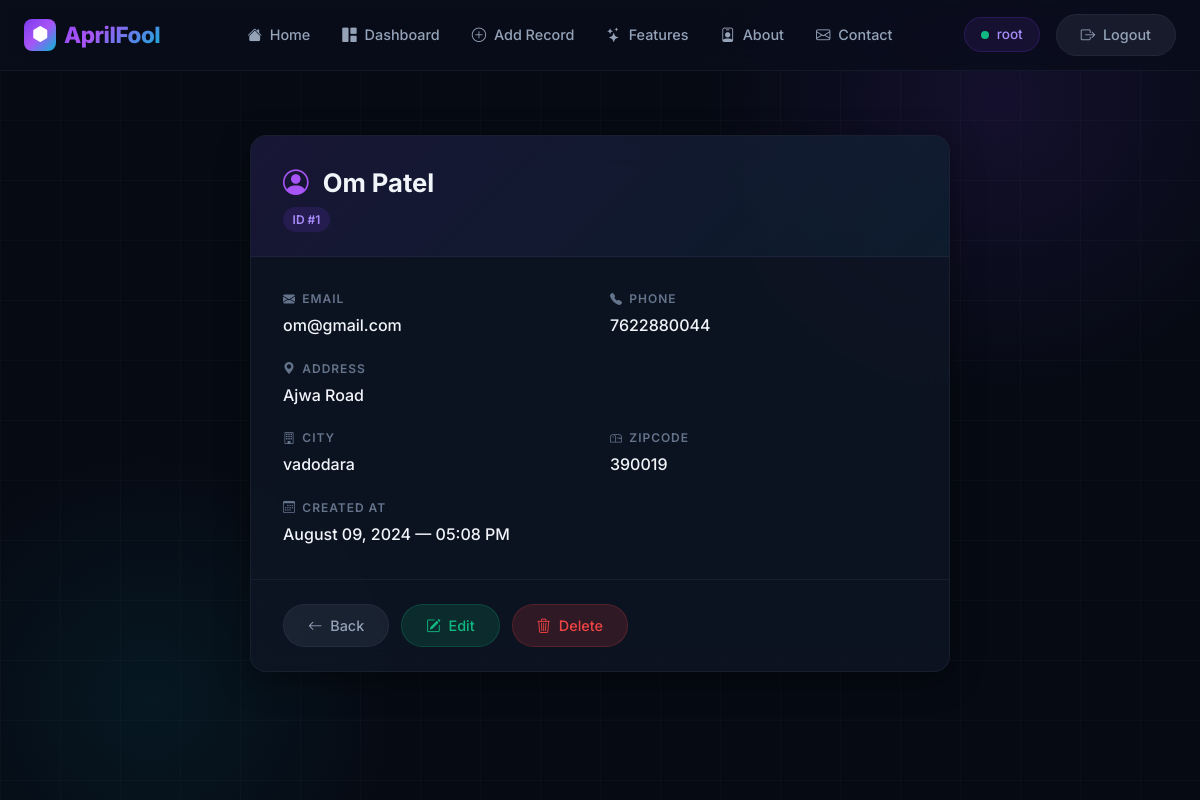
The page /record/1 (signed in) on the database as committed earlier.
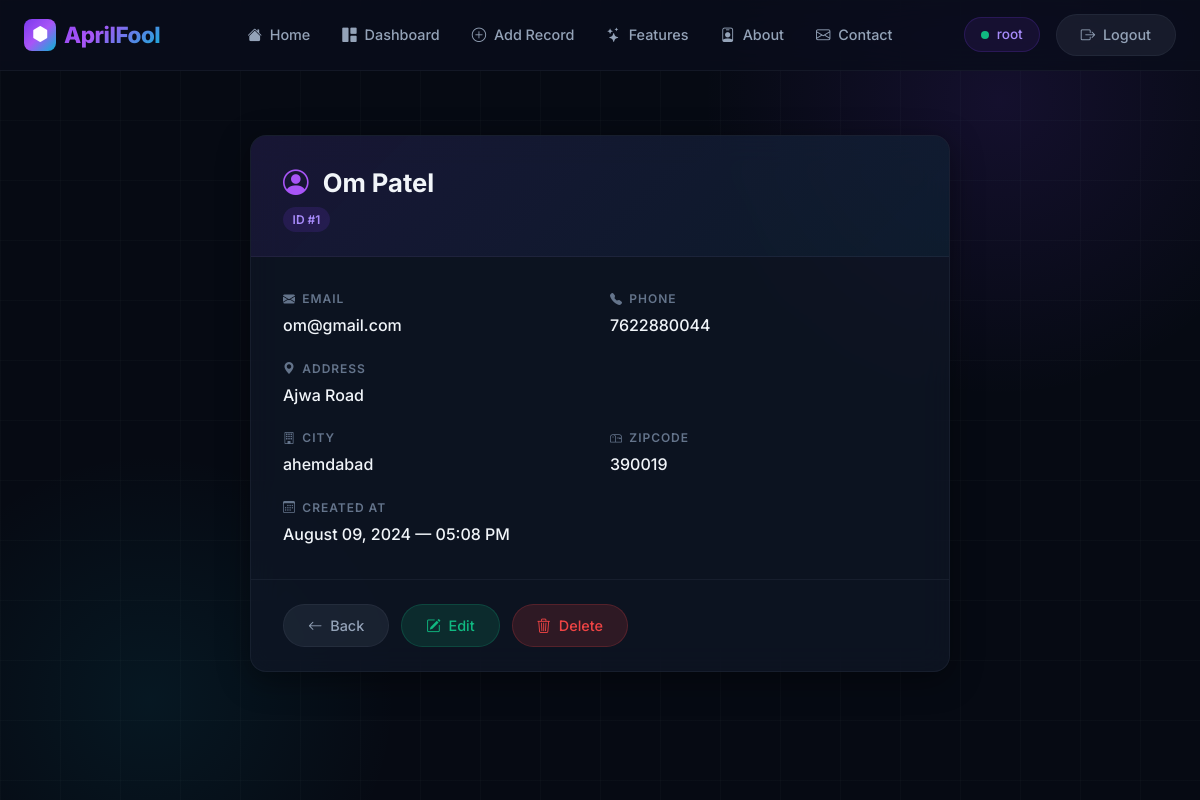
The same page on the database as committed later.
### website/models.py (models this page shows, shortened)
class Record(models.Model):
    created_at = models.DateTimeField(auto_now_add=True)
    first_name = models.CharField(max_length=100)
    last_name =models.CharField(max_length=100)
    email = models.CharField(max_length=100)
    phone_number = models.CharField(max_length=10)
    address =models.CharField(max_length=100)
    city =models.CharField(max_length=50)
    zipcode =models.CharField(max_length=6)

### website/views.py (the view)
# urls.py: path('record/<int:pk>', views.customer_record, name='record'),
def customer_record(request, pk):
    if request.user.is_authenticated:
        try:
            customer_record = Record.objects.get(id=pk)
            return render(request, 'record.html', {'customer_record': customer_record})
        except Record.DoesNotExist:
            messages.error(request, 'Record not found.')
            return redirect('home')
    else:
        messages.error(request, 'You must be logged in to view records.')
        return redirect('home')

### website/templates/record.html
{% extends 'base.html' %}
{% block content %}
<div class="nexus-record-detail">
    <div class="nexus-card">
        <div class="detail-header">
            <h1>
                <i class="bi bi-person-circle me-2" style="color: var(--accent-mid);"></i>
                {{ customer_record.first_name }} {{ customer_record.last_name }}
            </h1>
            <span class="detail-id">ID #{{ customer_record.id }}</span>
        </div>
        <div class="nexus-detail-grid">
            <div class="nexus-detail-item">
                <span class="item-label">
                    <i class="bi bi-envelope-fill"></i> Email
                </span>
                <span class="item-value">{{ customer_record.email }}</span>
            </div>
            <div class="nexus-detail-item">
                <span class="item-label">
                    <i class="bi bi-telephone-fill"></i> Phone
                </span>
                <span class="item-value">{{ customer_record.phone_number }}</span>
            </div>
            <div class="nexus-detail-item full-width">
                <span class="item-label">
                    <i class="bi bi-geo-alt-fill"></i> Address
                </span>
                <span class="item-value">{{ customer_record.address }}</span>
            </div>
            <div class="nexus-detail-item">
                <span class="item-label">
                    <i class="bi bi-building"></i> City
                </span>
                <span class="item-value">{{ customer_record.city }}</span>
            </div>
            <div class="nexus-detail-item">
                <span class="item-label">
                    <i class="bi bi-mailbox"></i> Zipcode
                </span>
                <span class="item-value">{{ customer_record.zipcode }}</span>
            </div>
            <div class="nexus-detail-item full-width">
                <span class="item-label">
                    <i class="bi bi-calendar3"></i> Created At
                </span>
                <span class="item-value">{{ customer_record.created_at|date:"F d, Y — h:i A" }}</span>
            </div>
        </div>
        <div class="nexus-detail-actions">
            <a href="{% url 'home' %}" class="btn btn-nexus-secondary">
                <i class="bi bi-arrow-left me-1"></i> Back
            </a>
            <a href="{% url 'update_record' customer_record.id %}" class="btn btn-nexus-success">
                <i class="bi bi-pencil-square me-1"></i> Edit
            </a>
            <a href="{% url 'delete_record' customer_record.id %}" class="btn btn-nexus-danger" onclick="return confirm('Are you sure you want to delete this record?')">
                <i class="bi bi-trash3 me-1"></i> Delete
            </a>
        </div>
    </div>
</div>
{% endblock %}

Rows that differ between the two databases and show on the page:
changed Record "Om": city "vadodara" → "ahemdabad"
